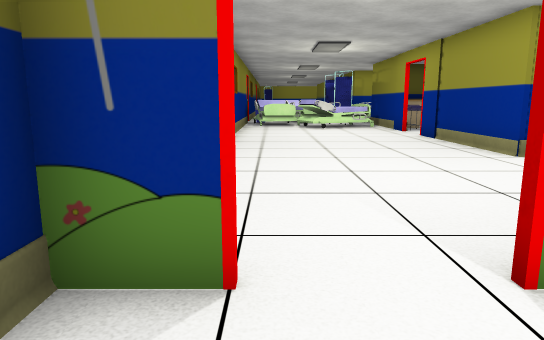
view 1 (above)

24 first-person views from a walk through a 3-D level made in the Unity game engine. The camera is 1.2 m above the floor, tilts 10° down and sees 70° across. The floor is counted in squares, 1 m on a side. Each view is taken from the middle of a square. On the plan, view 1 faces up. The plan holds only what a view shows up to about 15 squares ahead; the rest is blank. The place goes on beyond the plan. The player is left out. Some animated figures are not drawn. Door leaves are left out, so doorways stand open. Some surface patterns are stand-ins.

view 2
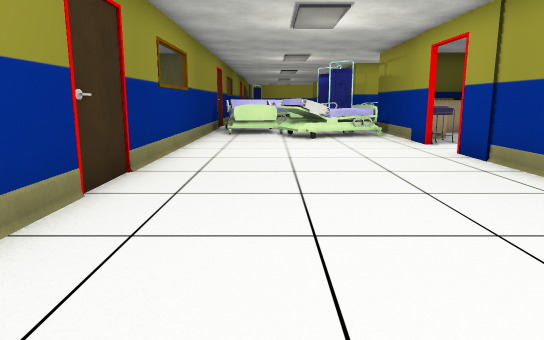

view 3
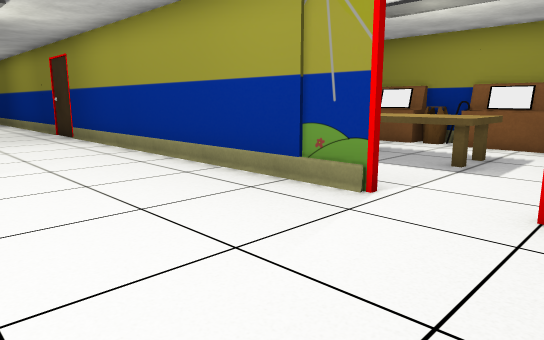

view 4
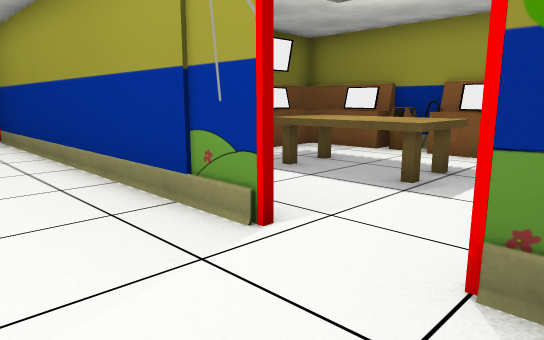

view 5
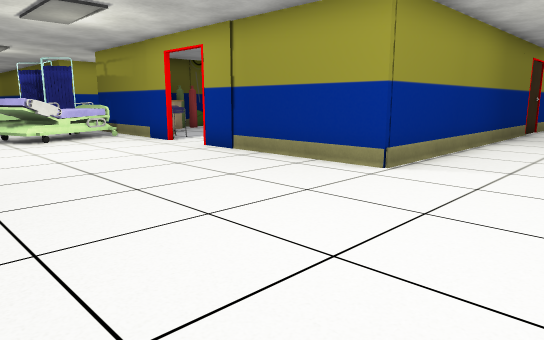

view 6
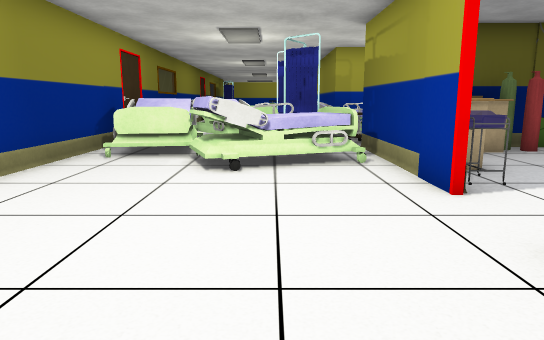

view 7
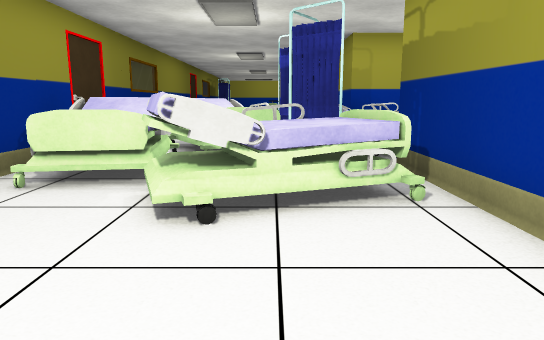

view 8
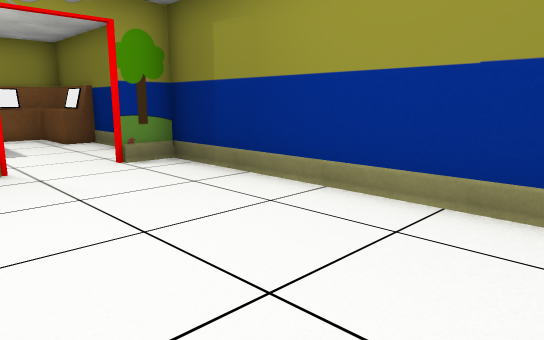

view 9
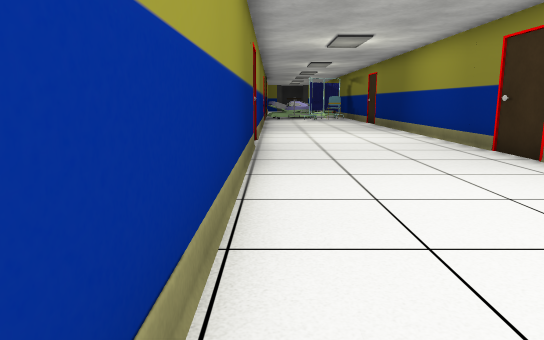

view 10
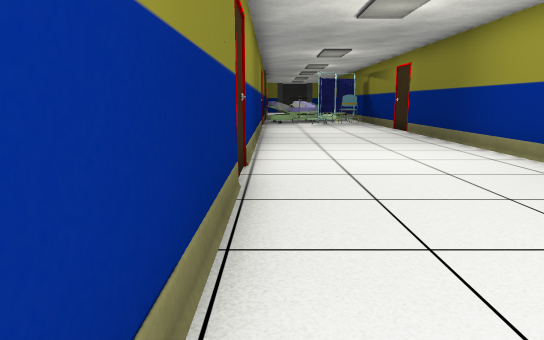

view 11
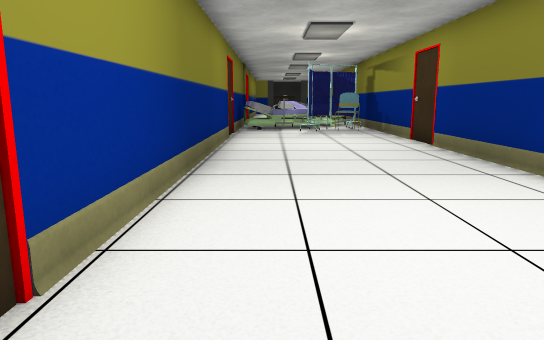

view 12
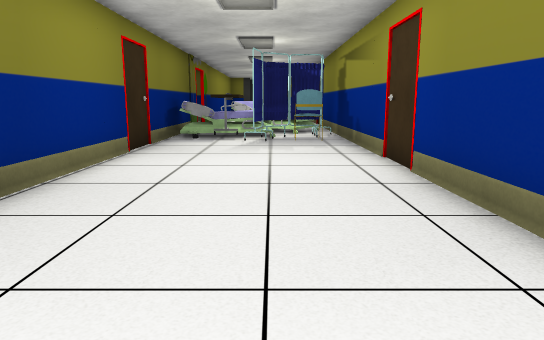

view 13
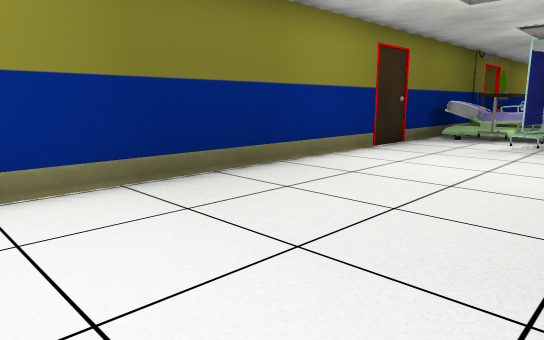

view 14
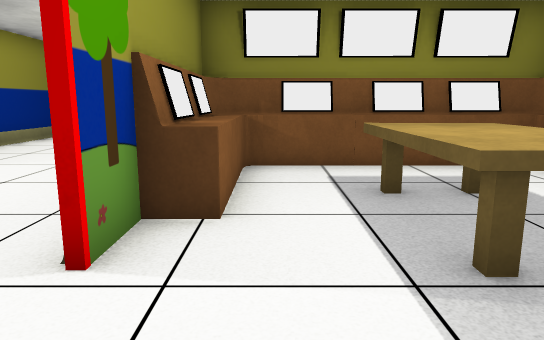

view 15
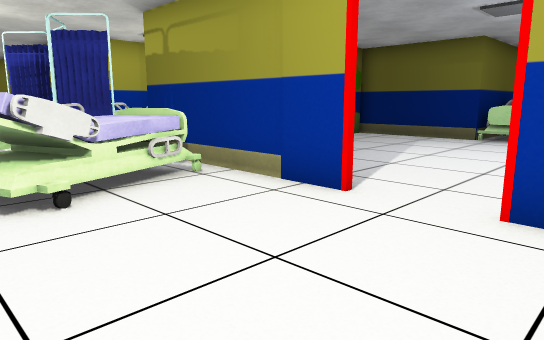

view 16
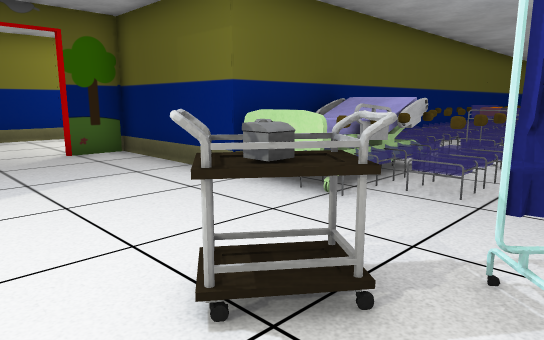

view 17
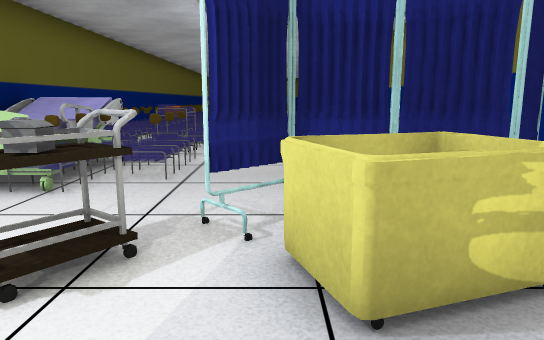

view 18
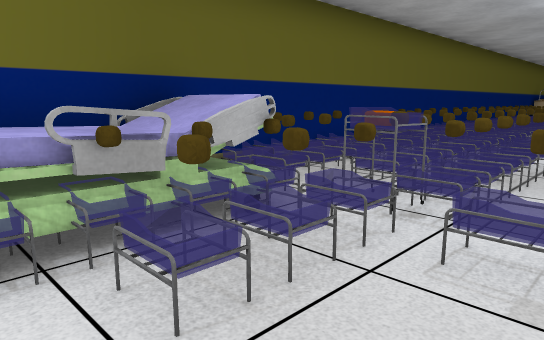

view 19
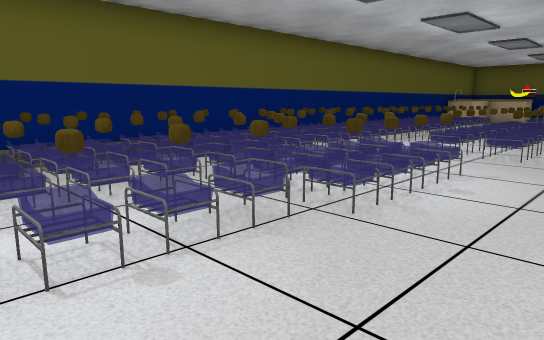

view 20
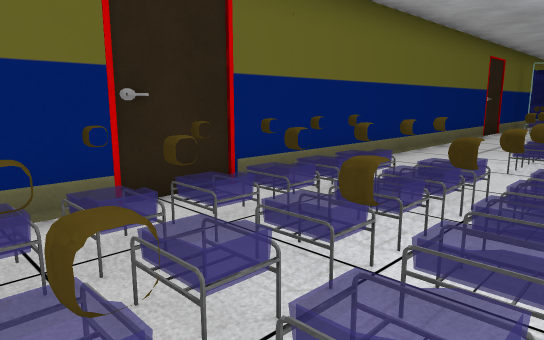

view 21
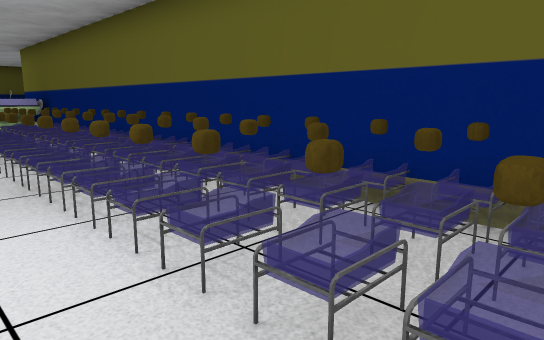

view 22
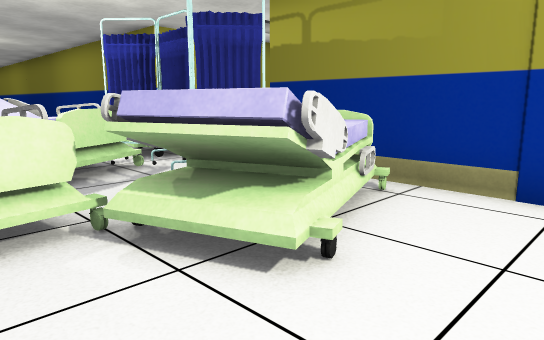

view 23
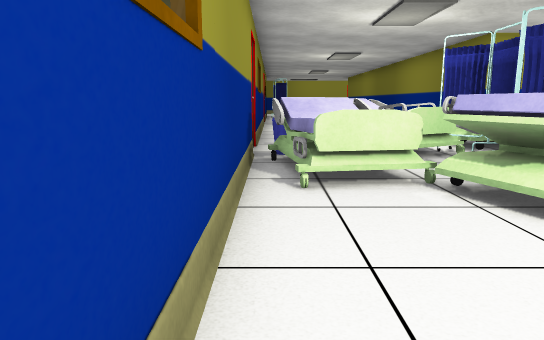

view 24
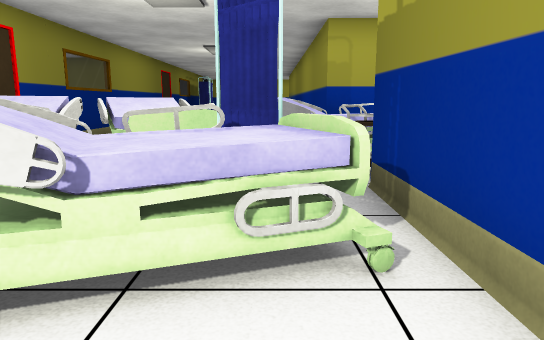

### Floor plan
Key: @ floor where view 1 was taken; # wall or solid block; . main floor; : floor 0.25 m higher than the main floor; / step, stairs or slope; D open door; B bed; C counter; E desk; T table; A cart; H chair; I bin; O other object.
Columns run from 2 left of view 1 to 32 right of it. Each row starts with its distance up from view 1.
 24 #.BBBBBBBB    ..
 23 #IIBBBOAA     ..
 22 #BBBB.O#A     ..
 21 #BBB.OO#C COD D##
 20 #.BBBBB#C CO....#
 19 #..BBBBBC ......#
 18 #...BBB#CC......#
 17 #......#O.......####OOOOOOOO#OOOOOO
 16 #......DD.......BBBB:OOOOOOOOO:OOOO
 15 #......DD.......BBBBOOOOOOOO.OOOOOO
 14 #......#..  .AO..OOOO............./
 13 #......#     .A....O OOOOO...//////
 12 #......##  ..AAO.... OOOOOO..OOOOOO
 11 #.......#    AAO    ....OOO..OOOOO
 10 #.......#    AAO O ..........OOOOOO
  9 #.......############.##############
  8 #...............######..........# B
  7 #.................................T
  6 #.................................O
  5 #................................OB
  4 #................................HH
  3 #DD................................
  2 #DD.#EEEEE#########################
  1  .......EE
  0  .@.TTT.EE
 -1 #..TTTT.EE
 -2 #E.TTTT.EE
 -3  E......EE
 -4  EEEEEEEEE
 -5  #########

Where each view was taken, in squares from view 1:
view 1: 0 up, 0 right, facing up
view 2: 5 up, 1 right, facing up
view 3: 7 up, 1 left, facing down-right
view 4: 5 up, 1 left, facing down-right
view 5: 5 up, 1 left, facing up-right
view 6: 11 up, 3 right, facing up
view 7: 14 up, 3 right, facing up
view 8: 10 up, 3 right, facing down-left
view 9: 8 up, 5 right, facing right
view 10: 8 up, 10 right, facing right
view 11: 7 up, 15 right, facing right
view 12: 5 up, 19 right, facing right
view 13: 3 up, 19 right, facing up-right
view 14: 1 up, 1 left, facing right
view 15: 13 up, 1 right, facing up-right
view 16: 12 up, 10 right, facing up-right
view 17: 12 up, 9 right, facing right
view 18: 12 up, 14 right, facing up-right
view 19: 9 up, 18 right, facing up-right
view 20: 13 up, 32 right, facing down-left
view 21: 13 up, 32 right, facing up-left
view 22: 16 up, 0 right, facing up-right
view 23: 14 up, 1 left, facing up
view 24: 16 up, 4 right, facing up
